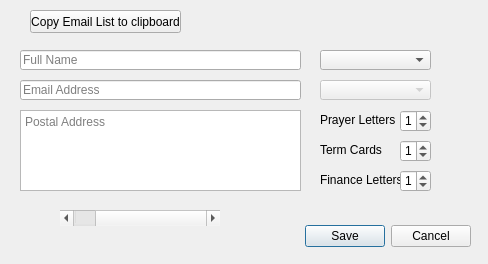
<?xml version="1.0" encoding="UTF-8"?>
<ui version="4.0">
 <class>Dialog</class>
 <widget class="QDialog" name="Dialog">
  <property name="geometry">
   <rect>
    <x>0</x>
    <y>0</y>
    <width>488</width>
    <height>264</height>
   </rect>
  </property>
  <property name="windowTitle">
   <string>Dialog</string>
  </property>
  <widget class="QDialogButtonBox" name="buttonBox">
   <property name="geometry">
    <rect>
     <x>130</x>
     <y>220</y>
     <width>341</width>
     <height>32</height>
    </rect>
   </property>
   <property name="orientation">
    <enum>Qt::Horizontal</enum>
   </property>
   <property name="standardButtons">
    <set>QDialogButtonBox::Cancel|QDialogButtonBox::Save</set>
   </property>
  </widget>
  <widget class="QComboBox" name="preferenceBox">
   <property name="geometry">
    <rect>
     <x>320</x>
     <y>50</y>
     <width>111</width>
     <height>20</height>
    </rect>
   </property>
   <property name="editable">
    <bool>false</bool>
   </property>
   <property name="currentText">
    <string/>
   </property>
   <property name="currentIndex">
    <number>-1</number>
   </property>
   <property name="sizeAdjustPolicy">
    <enum>QComboBox::AdjustToMinimumContentsLengthWithIcon</enum>
   </property>
   <property name="minimumContentsLength">
    <number>0</number>
   </property>
  </widget>
  <widget class="QScrollBar" name="scrollPeople">
   <property name="geometry">
    <rect>
     <x>60</x>
     <y>210</y>
     <width>160</width>
     <height>16</height>
    </rect>
   </property>
   <property name="minimum">
    <number>1</number>
   </property>
   <property name="maximum">
    <number>3</number>
   </property>
   <property name="value">
    <number>3</number>
   </property>
   <property name="sliderPosition">
    <number>3</number>
   </property>
   <property name="orientation">
    <enum>Qt::Horizontal</enum>
   </property>
  </widget>
  <widget class="QPushButton" name="btnEmailCopy">
   <property name="geometry">
    <rect>
     <x>30</x>
     <y>10</y>
     <width>151</width>
     <height>23</height>
    </rect>
   </property>
   <property name="text">
    <string>Copy Email List to clipboard</string>
   </property>
  </widget>
  <widget class="QLineEdit" name="nameEdit">
   <property name="geometry">
    <rect>
     <x>20</x>
     <y>50</y>
     <width>281</width>
     <height>20</height>
    </rect>
   </property>
   <property name="placeholderText">
    <string>Full Name</string>
   </property>
   <property name="clearButtonEnabled">
    <bool>true</bool>
   </property>
  </widget>
  <widget class="QPlainTextEdit" name="addressEdit">
   <property name="geometry">
    <rect>
     <x>20</x>
     <y>110</y>
     <width>281</width>
     <height>81</height>
    </rect>
   </property>
   <property name="placeholderText">
    <string>Postal Address</string>
   </property>
  </widget>
  <widget class="QLineEdit" name="emailEdit">
   <property name="geometry">
    <rect>
     <x>20</x>
     <y>80</y>
     <width>281</width>
     <height>20</height>
    </rect>
   </property>
   <property name="placeholderText">
    <string>Email Address</string>
   </property>
   <property name="clearButtonEnabled">
    <bool>true</bool>
   </property>
  </widget>
  <widget class="QComboBox" name="postBox">
   <property name="enabled">
    <bool>false</bool>
   </property>
   <property name="geometry">
    <rect>
     <x>320</x>
     <y>80</y>
     <width>111</width>
     <height>20</height>
    </rect>
   </property>
   <property name="editable">
    <bool>false</bool>
   </property>
   <property name="currentIndex">
    <number>-1</number>
   </property>
   <property name="sizeAdjustPolicy">
    <enum>QComboBox::AdjustToMinimumContentsLengthWithIcon</enum>
   </property>
   <property name="minimumContentsLength">
    <number>0</number>
   </property>
  </widget>
  <widget class="QSpinBox" name="numP">
   <property name="geometry">
    <rect>
     <x>400</x>
     <y>110</y>
     <width>31</width>
     <height>22</height>
    </rect>
   </property>
   <property name="specialValueText">
    <string/>
   </property>
   <property name="suffix">
    <string/>
   </property>
   <property name="maximum">
    <number>10</number>
   </property>
   <property name="value">
    <number>1</number>
   </property>
  </widget>
  <widget class="QLabel" name="prayerLabel">
   <property name="geometry">
    <rect>
     <x>320</x>
     <y>110</y>
     <width>81</width>
     <height>20</height>
    </rect>
   </property>
   <property name="text">
    <string>Prayer Letters</string>
   </property>
  </widget>
  <widget class="QLabel" name="termLabel">
   <property name="geometry">
    <rect>
     <x>320</x>
     <y>140</y>
     <width>81</width>
     <height>20</height>
    </rect>
   </property>
   <property name="text">
    <string>Term Cards</string>
   </property>
  </widget>
  <widget class="QSpinBox" name="numT">
   <property name="geometry">
    <rect>
     <x>400</x>
     <y>140</y>
     <width>31</width>
     <height>22</height>
    </rect>
   </property>
   <property name="specialValueText">
    <string/>
   </property>
   <property name="suffix">
    <string/>
   </property>
   <property name="maximum">
    <number>40</number>
   </property>
   <property name="value">
    <number>1</number>
   </property>
  </widget>
  <widget class="QLabel" name="financeLabel">
   <property name="geometry">
    <rect>
     <x>320</x>
     <y>170</y>
     <width>81</width>
     <height>20</height>
    </rect>
   </property>
   <property name="text">
    <string>Finance Letters</string>
   </property>
  </widget>
  <widget class="QSpinBox" name="numF">
   <property name="geometry">
    <rect>
     <x>400</x>
     <y>170</y>
     <width>31</width>
     <height>22</height>
    </rect>
   </property>
   <property name="specialValueText">
    <string/>
   </property>
   <property name="suffix">
    <string/>
   </property>
   <property name="maximum">
    <number>10</number>
   </property>
   <property name="value">
    <number>1</number>
   </property>
  </widget>
 </widget>
 <resources/>
 <connections>
  <connection>
   <sender>buttonBox</sender>
   <signal>accepted()</signal>
   <receiver>Dialog</receiver>
   <slot>accept()</slot>
   <hints>
    <hint type="sourcelabel">
     <x>248</x>
     <y>254</y>
    </hint>
    <hint type="destinationlabel">
     <x>157</x>
     <y>274</y>
    </hint>
   </hints>
  </connection>
  <connection>
   <sender>buttonBox</sender>
   <signal>rejected()</signal>
   <receiver>Dialog</receiver>
   <slot>reject()</slot>
   <hints>
    <hint type="sourcelabel">
     <x>316</x>
     <y>260</y>
    </hint>
    <hint type="destinationlabel">
     <x>286</x>
     <y>274</y>
    </hint>
   </hints>
  </connection>
 </connections>
</ui>
